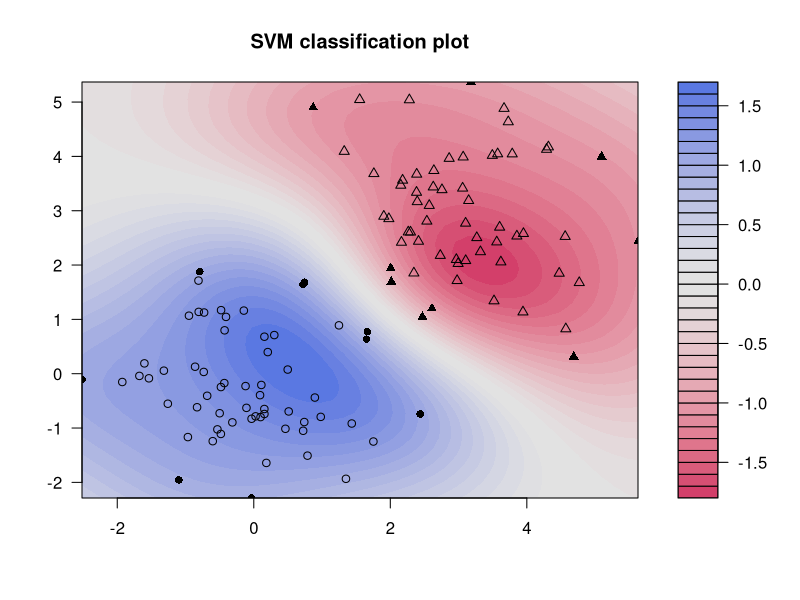
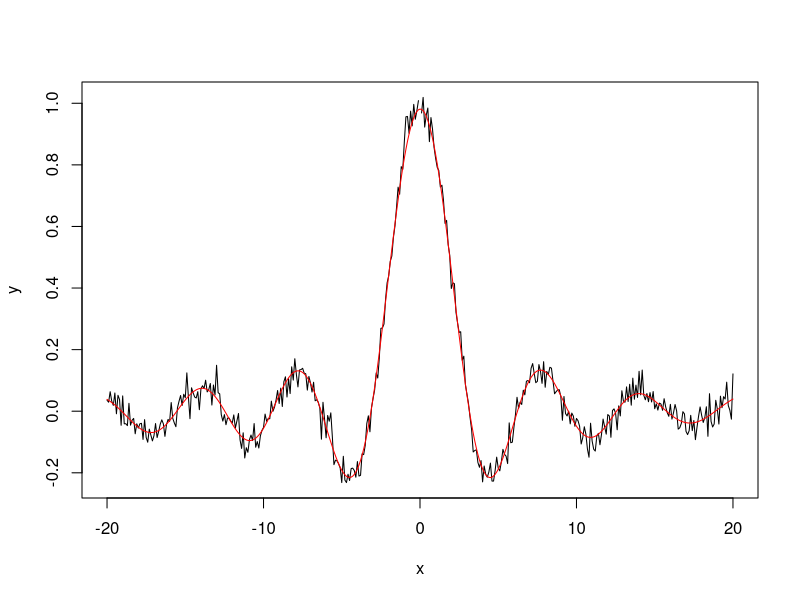

These charts were generated, in order, by the following R code:
library(kernlab)


### Name: ksvm
### Title: Support Vector Machines
### Aliases: ksvm ksvm,formula-method ksvm,vector-method ksvm,matrix-method
###   ksvm,kernelMatrix-method ksvm,list-method show,ksvm-method
###   coef,ksvm-method
### Keywords: methods regression nonlinear classif neural

### ** Examples


## simple example using the spam data set
data(spam)

## create test and training set
index <- sample(1:dim(spam)[1])
spamtrain <- spam[index[1:floor(dim(spam)[1]/2)], ]
spamtest <- spam[index[((ceiling(dim(spam)[1]/2)) + 1):dim(spam)[1]], ]

## train a support vector machine
filter <- ksvm(type~.,data=spamtrain,kernel="rbfdot",
               kpar=list(sigma=0.05),C=5,cross=3)
filter

## predict mail type on the test set
mailtype <- predict(filter,spamtest[,-58])

## Check results
table(mailtype,spamtest[,58])


## Another example with the famous iris data
data(iris)

## Create a kernel function using the build in rbfdot function
rbf <- rbfdot(sigma=0.1)
rbf

## train a bound constraint support vector machine
irismodel <- ksvm(Species~.,data=iris,type="C-bsvc",
                  kernel=rbf,C=10,prob.model=TRUE)

irismodel

## get fitted values
fitted(irismodel)

## Test on the training set with probabilities as output
predict(irismodel, iris[,-5], type="probabilities")


## Demo of the plot function
x <- rbind(matrix(rnorm(120),,2),matrix(rnorm(120,mean=3),,2))
y <- matrix(c(rep(1,60),rep(-1,60)))

svp <- ksvm(x,y,type="C-svc")
plot(svp,data=x)


### Use kernelMatrix
K <- as.kernelMatrix(crossprod(t(x)))

svp2 <- ksvm(K, y, type="C-svc")

svp2

# test data
xtest <- rbind(matrix(rnorm(20),,2),matrix(rnorm(20,mean=3),,2))
# test kernel matrix i.e. inner/kernel product of test data with
# Support Vectors

Ktest <- as.kernelMatrix(crossprod(t(xtest),t(x[SVindex(svp2), ])))

predict(svp2, Ktest)


#### Use custom kernel 

k <- function(x,y) {(sum(x*y) +1)*exp(-0.001*sum((x-y)^2))}
class(k) <- "kernel"

data(promotergene)

## train svm using custom kernel
gene <- ksvm(Class~.,data=promotergene[c(1:20, 80:100),],kernel=k,
             C=5,cross=5)

gene


#### Use text with string kernels
data(reuters)
is(reuters)
tsv <- ksvm(reuters,rlabels,kernel="stringdot",
            kpar=list(length=5),cross=3,C=10)
tsv


## regression
# create data
x <- seq(-20,20,0.1)
y <- sin(x)/x + rnorm(401,sd=0.03)

# train support vector machine
regm <- ksvm(x,y,epsilon=0.01,kpar=list(sigma=16),cross=3)
plot(x,y,type="l")
lines(x,predict(regm,x),col="red")
